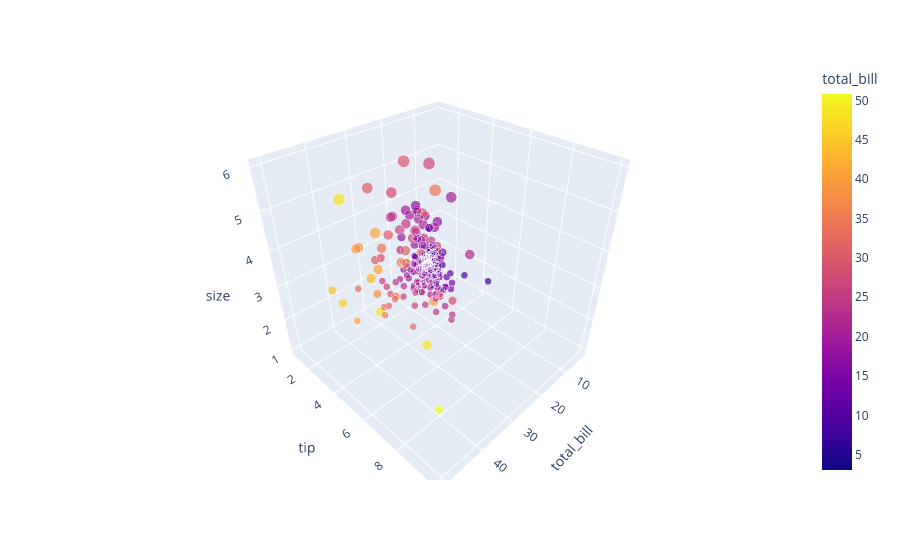

Notebook code cell kept with this figure:
### Code cell
fig = px.scatter_3d(
    df,
    x="total_bill",
    y="tip",
    z="size",
    size="size",        # dynamic size
    color="total_bill"  # dynamic color
)

fig.show()

### Figure 1 — Plotly figure (JSON) as saved in the notebook; plotly's stock layout.template omitted (floating-point values rounded to 4 significant figures; data arrays with more than 128 entries replaced by an {"elided": "..."} marker saying what was removed)
{"data": [{"hovertemplate": "total_bill=%{marker.color}<br>tip=%{y}<br>size=%{marker.size}<extra></extra>", "legendgroup": "", "marker": {"color": {"elided": "244 float values"}, "coloraxis": "coloraxis", "size": {"elided": "244 int values"}, "sizemode": "area", "sizeref": 0.015, "symbol": "circle"}, "mode": "markers", "name": "", "scene": "scene", "showlegend": false, "type": "scatter3d", "x": {"elided": "244 float values"}, "y": {"elided": "244 float values"}, "z": {"elided": "244 int values"}}], "layout": {"coloraxis": {"colorbar": {"title": {"text": "total_bill"}}, "colorscale": [[0, "#0d0887"], [0.1111, "#46039f"], [0.2222, "#7201a8"], [0.3333, "#9c179e"], [0.4444, "#bd3786"], [0.5556, "#d8576b"], [0.6667, "#ed7953"], [0.7778, "#fb9f3a"], [0.8889, "#fdca26"], [1, "#f0f921"]]}, "legend": {"itemsizing": "constant", "tracegroupgap": 0}, "margin": {"t": 60}, "scene": {"domain": {"x": [0, 1], "y": [0, 1]}, "xaxis": {"title": {"text": "total_bill"}}, "yaxis": {"title": {"text": "tip"}}, "zaxis": {"title": {"text": "size"}}}}}
